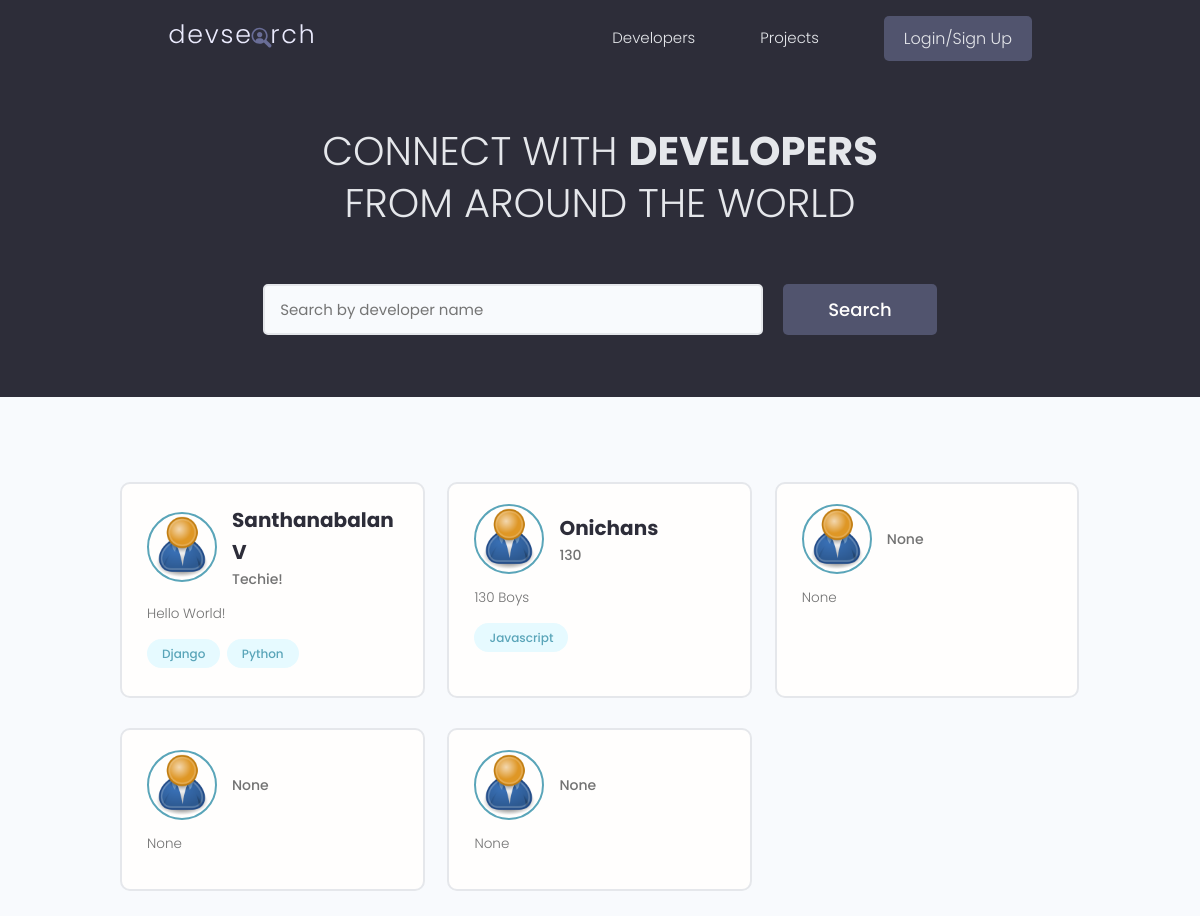
The app's page /, older data.
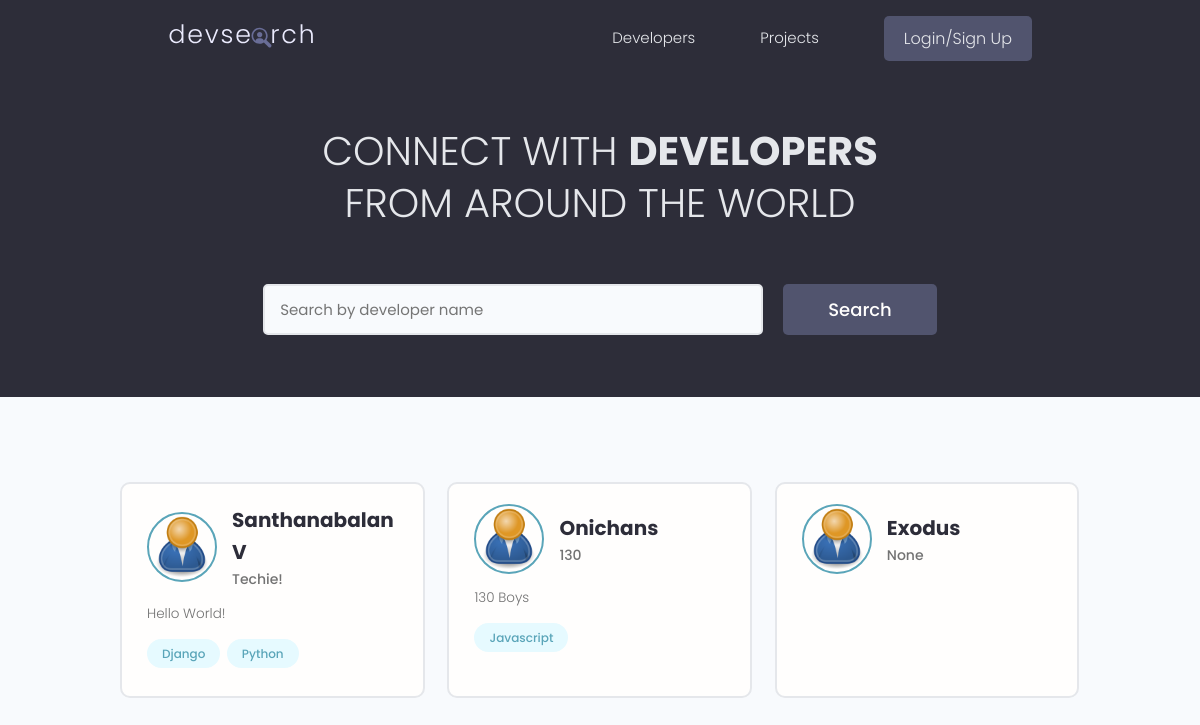
The same page, newer data.
### users/models.py (models this page shows, shortened)
class Profile(models.Model):
    user = models.OneToOneField(User,on_delete = models.CASCADE,null=True,blank=True)
    name = models.CharField(max_length=200,null=True,blank=True)
    email = models.EmailField(max_length=200,null=True,blank=True)
    username = models.CharField(max_length=200,null=True,blank=True)
    location = models.CharField(max_length=200,null=True,blank=True)
    short_intro = models.CharField(max_length=200,null=True,blank=True)
    bio = models.TextField(null=True,blank=True)
    profile_image = models.ImageField(null=True,blank=True,upload_to = 'profiles/',default='profiles/user-default.png')
    social_github = models.CharField(max_length=200,null=True,blank=True)
    social_twitter = models.CharField(max_length=200,null=True,blank=True)
    social_linkedin = models.CharField(max_length=200,null=True,blank=True)
    social_youtube = models.CharField(max_length=200,null=True,blank=True)
    social_website = models.CharField(max_length=200,null=True,blank=True)
    created = models.DateTimeField(auto_now_add=True)
    id = models.UUIDField(default=uuid.uuid4,unique=True,primary_key=True,editable=False)
    class Meta:
        ordering = ['created']
    @property
    def imgURL(self):
        try:
            url = self.profile_image.url
        except:
            url = ''
        return url

class Skill(models.Model):
    owner = models.ForeignKey(Profile,null=True,blank=True,on_delete=models.SET_NULL)
    name = models.CharField(max_length=200,null=True,blank=True)
    description = models.TextField(null=True,blank=True)
    created = models.DateTimeField(auto_now_add=True)
    id = models.UUIDField(default=uuid.uuid4,unique=True,primary_key=True,editable=False)
    def __str__(self):
        return self.name

### users/views.py (the view)
# urls.py: path('',views.profiles,name="profiles"),
def profiles(request):
    search , profiles = searchProfiles(request)
    custom_index,profiles = paginateProfiles(request,profiles,6)
    context = {'profiles':profiles,'search':search,'custom_index':custom_index}
    return render (request,'users/profiles.html',context)

### users/utils.py (called while the page is built)
def paginateProfiles(request,profiles,results):
    page = request.GET.get('page')
    paginator = Paginator(profiles, results)
    try:
        profiles = paginator.page(page)
    except PageNotAnInteger:
        page = 1
        profiles = paginator.page(page)
    except EmptyPage:
        messages.error(request,"Showing last page since query is beyond index")
        page = paginator.num_pages
        profiles = paginator.page(page)
    left_index = (int(page) - 4)
    if left_index < 1:
        left_index = 1
    right_index = (int(page) + 5)
    if right_index > paginator.num_pages:
        right_index = paginator.num_pages + 1
    custom_index = range(left_index,right_index)
    return custom_index,profiles

def searchProfiles(request):
    search = ''
    if request.GET.get('search'):
        search = request.GET.get('search')
    skills = Skill.objects.filter(name__icontains=search)
    profiles = Profile.objects.distinct().filter(
        Q(name__icontains=search) |
        Q(short_intro__icontains=search) |
        Q(skill__in=skills))
    return search , profiles

### users/templates/users/profiles.html (shortened to what this page needs)
{% extends 'main.html' %}
{% block content %}
  <main class="home">
    <section class="hero-section text-center">
      <div class="container container--narrow">
        <div class="hero-section__box">
          <h2>CONNECT WITH <span>DEVELOPERS</span></h2>
          <h2>FROM AROUND THE WORLD</h2>
        </div>
        <div class="hero-section__search">
          <form id="searchForm" class="form" action="{% url 'profiles' %}" method="get">
            <div class="form__field">
              <input class="input input--text" id="formInput#search" type="text" name="search" value ="{{search}}"
                placeholder="Search by developer name" />
            </div>
            <input class="btn btn--sub btn--lg" type="submit" value="Search" />
          </form>
        </div>
      </div>
    </section>
    <section class="devlist">
      <div class="container">
        <div class="grid grid--three">
          {% for profile in profiles %}
          <div class="column card">
            <div class="dev">
              <a href="{% url 'user-profile' profile.id %}" class="card__body">
                <div class="dev__profile">
                  <img class="avatar avatar--md" src="{{profile.imgURL}}" alt="image" />
                  <div class="dev__meta">
                    <h3>{{profile.name}}</h3>
                    <h5>{{profile.short_intro|slice:"60"}}</h5>
                  </div>
                </div>
                <p class="dev__info">
                    {{profile.bio|slice:"150"}}
                </p>
                <div class="dev__skills">
                    {% for skill in profile.skill_set.all|slice:"5" %}
                  <span class="tag tag--pill tag--main">
                    <small>{{skill}}</small>
                  </span>
                  {% endfor %}
                </div>
              </a>
            </div>
          </div>
          {% endfor %}
        </div>
      </div>
    </section>
  </main>
{% endblock content %}

### templates/main.html (shortened to what this page needs)
{% load static %}
<!DOCTYPE html>
<html lang="en">
    <head>
        <link rel="stylesheet" href="https://cdn.iconmonstr.com/1.3.0/css/iconmonstr-iconic-font.min.css" />
        <link rel="stylesheet" href="{% static 'uikit/styles/uikit.css' %}" />
        <link rel="stylesheet" href="{% static 'styles/app.css' %}" />
      </head>
<body>
    {% include 'navbar.html' %}
    {% block content %}
    {% endblock content %}
</body>
</html>

### templates/navbar.html (shortened to what this page needs)
{% load static %}
<header class="header">
    <div class="container container--narrow">
      <a href="/" class="header__logo">
        <img src="{% static 'images/logo.svg' %}" alt="DevSearch Logo" />
      </a>
      <nav class="header__nav">
        <ul class="header__menu">
          <li class="header__menuItem"><a href="{% url 'profiles' %}">Developers</a></li>
          <li class="header__menuItem"><a href="{% url 'projects' %}">Projects</a></li>
          {% if request.user.is_authenticated %}
          <li class="header__menuItem"><a href="{% url 'inbox' %}">Inbox</a></li>
          <li class="header__menuItem"><a href="{% url 'account' %}">My Account</a></li>
          <li class="header__menuItem"><a href="{% url 'logout' %}" class="btn btn--sub">Logout</a></li>
          {% else %}
          <li class="header__menuItem"><a href="{% url 'login' %}" class="btn btn--sub">Login/Sign Up</a></li>
          {% endif %}
        </ul>
      </nav>
    </div>
  </header>

### static/styles/app.css (style rules this page uses)
:root { --color-sub: #2d2d39; }
.btn--sub { background-color: var(--color-sub-light); }
.card { border: 2px solid var(--color-light); }
img { width: 100%; }
.header { position: sticky; z-index: 111; background-color: var(--color-sub); padding: 1.5rem 0; }
.header > .container { display: flex; justify-content: space-between; align-items: center; }
.header__logo > img { height: 3.8rem; }
.header__nav > ul { display: inline-flex; align-items: center; list-style: none; gap: 6.5rem; }
.header__menuItem > a { color: var(--color-light); font-weight: 300; }
.hero-section { height: 40vh; display: flex; align-items: center; background-color: var(--color-sub); }
.hero-section__box { margin-bottom: 4rem; }
.hero-section__box > h2, .hero-section__box > h2 > span { font-size: 4rem; color: var(--color-light); line-height: 1.3; text-transform: uppercase; }
.hero-section__box > h2 { font-weight: 300; }
.hero-section__box > h2 > span { font-weight: 700; }
.hero-section__search > .form { display: flex; align-items: center; justify-content: center; gap: 2rem; }
.hero-section__search > .form input.input--text { width: 50rem; }
.devlist { margin-top: 8rem; }
.devlist .grid { align-items: stretch; }
.devlist .dev .dev__profile { display: flex; align-items: center; gap: 1.5rem; }
.devlist .dev .dev__meta h3 { color: var(--color-sub); font-size: 2rem; font-weight: 700; }
.devlist .dev .dev__meta h5 { color: var(--color-text); font-size: 1.4rem; font-weight: 500; }
.devlist .dev .dev__info { margin: 1.5rem 0; font-size: 1.35rem; line-height: 1.4; text-align: justify; }

### static/uikit/styles/modules/_variables.css (style rules this page uses)
:root { --color-main: #5aa5b9; --color-main-light: #e6faff; --color-sub: #3f4156; --color-sub-light: #51546e; --color-sub-lighter: #ededfd; --color-text: #737373; --color-gray: #8b8b8b; --color-light: #e5e7eb; --color-light-gray: #767676; --color-bg: #f8fafd; --color-white: #fffefd; --color-white-light: #f3f3f3; --color-success: #359e64; --color-success-bg: #def8e8; --color-error: #fc4b0b; --color-error-bg: #fff2ee; --font-base: 'Poppins', arial, helvetica, 'Segoe UI', roboto, ubuntu, sans-serif; --font-monospace: 'Fira Code', 'Courier New', courier, monospace; --font-regular: 300; --font-medium: 500; --font-bold: 700; --generic-shadow: 1px 1px 5px #00000010; --generic-transition: all 0.3s ease-in-out; }

### static/uikit/styles/modules/_base.css (style rules this page uses)
* { margin: 0; padding: 0; box-sizing: border-box; text-rendering: optimizeLegibility; color: inherit; font-size: inherit; }
html { font-size: 50%; }
@media only screen and (min-width: 480px) { html { font-size: 56.25%; } }
@media only screen and (min-width: 1200px) { html { font-size: 62.5%; } }
body { line-height: 1.6; font-weight: 400; font-size: 1.5rem; color: var(--color-text); background-color: var(--color-bg); min-height: 100vh; }

### static/uikit/styles/modules/_typography.css (style rules this page uses)
* { font-family: var(--font-base); }
h2 { font-size: 3.6rem; font-weight: var(--font-bold); }
h3 { font-size: 3.2rem; font-weight: var(--font-medium); }
h5 { font-size: 2.4rem; font-weight: var(--font-medium); }
h5, h6 { font-weight: var(--font-regular); }
p, span, strong { font-size: 1.6rem; color: var(--color-text); font-weight: var(--font-regular); }
a { padding-bottom: 2px; text-decoration: none; display: inline-block; color: var(--color-main); font-weight: var(--font-medium); }

### static/uikit/styles/modules/_utilities.css (style rules this page uses)
.container { width: 92%; max-width: 165rem; margin: 0 auto; box-sizing: border-box; }
.container--narrow { width: 92%; max-width: 120rem; }
@media screen and (min-width: 1000px) { .container { width: 90%; } }
@media screen and (min-width: 1000px) { .container--narrow { width: 85%; } }
@media screen and (min-width: 1200px) { .container { width: 80%; } }
@media screen and (min-width: 1200px) { .container--narrow { width: 72%; } }
.text-center { text-align: center; }

### static/uikit/styles/modules/_avatar.css (style rules this page uses)
.avatar { border-radius: 50%; border: 2px solid var(--color-main); object-fit: cover; }
.avatar--md { height: 7rem; width: 7rem; }

### static/uikit/styles/modules/_button.css (style rules this page uses)
.btn { display: inline-block; position: relative; cursor: pointer; background-color: var(--color-light); font-weight: var(--font-medium); color: var(--color-sub); text-decoration: none; padding: 1rem 2rem; border-radius: 0.5rem; border: none; width: -webkit-fit-content; width: -moz-fit-content; width: fit-content; height: -webkit-fit-content; height: -moz-fit-content; height: fit-content; font-size: 1.6rem; outline-width: 0; outline-color: transparent; -webkit-backface-visibility: hidden; backface-visibility: hidden; transition: all 0.3s ease-in-out; }
.btn--sub { background-color: var(--color-sub); color: var(--color-white); }
.btn--lg { font-size: 1.8rem; padding: 1.2rem 4.5rem; }

Row changes from the older to the newer data that the page shows:
removed Profile: imgURL (placeholder picture), short_intro "None", bio "None"
removed Profile: imgURL (placeholder picture), short_intro "None", bio "None"
removed Profile: imgURL (placeholder picture), short_intro "None", bio "None"
added Profile: imgURL (placeholder picture), name "Exodus", short_intro "None"
